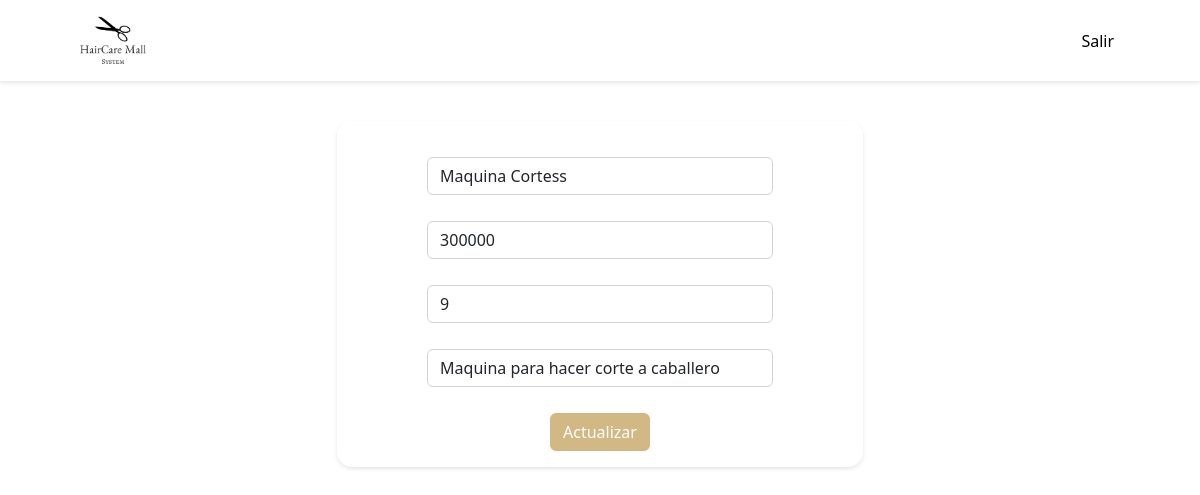
The app's page /actualizar.php?id=2 with its own data.
### tables this page shows
CREATE TABLE `producto` (
  `prod_codigo` int(11) NOT NULL,
  `prod_nombre` varchar(50) DEFAULT NULL,
  `prod_precioVenta` float DEFAULT NULL,
  `prod_Stock` float DEFAULT NULL,
  `prod_descripcion` text DEFAULT NULL
);

### actualizar.php (the view, shortened to what this page needs)
<?php
    $con=conectar();
$id=$_GET['id'];
$sql="SELECT * FROM producto WHERE prod_codigo='$id'";
$query=mysqli_query($con,$sql);
$row=mysqli_fetch_array($query);
?>
<!DOCTYPE html>
<html lang="en">
<?php
include('head.php');
include('navbarR.php');
?>
    <body>
        <div class="container mt-5 pt-5" style="width:600px">
        <div class="card box" >
            <div class="card-body">
            <form action="update.php" method="POST">
                    <input type="text" class="form-control mb-3" name="prod_nombre" placeholder="Dni" value="<?php echo $row['prod_nombre']  ?>">
                    <input type="text" class="form-control mb-3" name="prod_precioVenta" placeholder="Nombres" value="<?php echo $row['prod_precioVenta']  ?>">
                    <input type="text" class="form-control mb-3" name="prod_Stock" placeholder="Apellidos" value="<?php echo $row['prod_Stock']  ?>">
                    <input type="text" class="form-control mb-3" name="prod_descripcion" placeholder="Apellidos" value="<?php echo $row['prod_descripcion']  ?>">
                <input type="submit" class="btn btn-primary btn-block" value="Actualizar">
        </form>
            </div>
                </div>
        </div>
    </body>
</html>

### actualizar.php (style rules this page uses)
.card { margin: 25px; border-radius: 15px; box-shadow: 0px 2px 4px rgba(0, 0, 0, 0.1); border: none; }
.card form { padding-top:20px; display: flex; justify-content: center; align-items: center; flex-direction: column; gap: 10px; }

### records on screen
producto: prod_nombre "Maquina Cortess", prod_precioVenta "300000", prod_Stock "9", prod_descripcion "Maquina para hacer corte a caballero"
